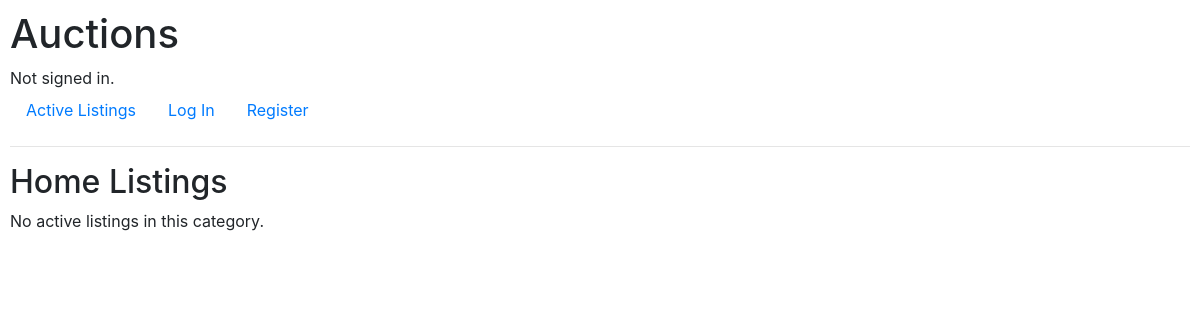
/category/4/, run on an earlier commit of the app's database.
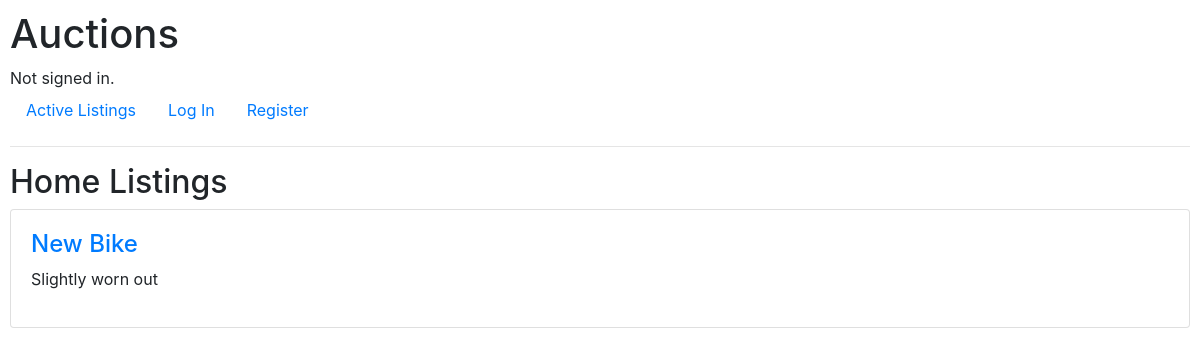
And on a later commit of the database.
### auctions/models.py (models this page shows, shortened)
class Category(models.Model):
    name = models.CharField(max_length=64)

class Listing(models.Model):
    title = models.CharField(max_length=64)
    description = models.TextField()
    starting_bid = models.DecimalField(max_digits=10, decimal_places=2)
    image_url = models.URLField(blank=True, null=True)
    category = models.ForeignKey(Category, on_delete=models.SET_NULL, null=True, blank=True, related_name="listings")
    owner = models.ForeignKey(User, on_delete=models.CASCADE, related_name="owned_listings")
    active = models.BooleanField(default=True)
    winner = models.ForeignKey(User, null=True, blank=True, on_delete=models.SET_NULL, related_name="won_listings")

### auctions/views.py (the view)
# urls.py: path("category/<int:category_id>/", views.category_listings, name="category_listings"),
def category_listings(request, category_id):
    category = get_object_or_404(Category, pk=category_id)
    return render(request, "auctions/category_listings.html", {
        "category": category,
        "listings": category.listings.filter(active=True)
    })

### auctions/templates/auctions/category_listings.html
{% extends "auctions/layout.html" %}
{% block body %}
    <h2>{{ category.name }} Listings</h2>
    {% for listing in listings %}
        <div class="card mb-3">
            <div class="card-body">
                <h4><a href="{% url 'listing' listing.id %}">{{ listing.title }}</a></h4>
                <p>{{ listing.description }}</p>
            </div>
        </div>
    {% empty %}
        <p>No active listings in this category.</p>
    {% endfor %}
{% endblock %}

### auctions/templates/auctions/layout.html (shortened to what this page needs)
{% load static %}
<!DOCTYPE html>
<html lang="en">
    <head>
        <link rel="stylesheet" href="https://stackpath.bootstrapcdn.com/bootstrap/4.4.1/css/bootstrap.min.css">
        <link href="{% static 'auctions/styles.css' %}" rel="stylesheet">
    </head>
    <body>
        <h1>Auctions</h1>
        <div>
            {% if user.is_authenticated %}
                Signed in as <strong>{{ user.username }}</strong>.
            {% else %}
                Not signed in.
            {% endif %}
        </div>
        <ul class="nav">
            <li class="nav-item">
                <a class="nav-link" href="{% url 'index' %}">Active Listings</a>
            </li>
            {% if user.is_authenticated %}
                <li class="nav-item">
                    <a class="nav-link" href="{% url 'categories' %}">Categories</a>
                </li>
                <li class="nav-item">
                    <a class="nav-link" href="{% url 'create' %}">Create Listing</a>
                </li>
                <li class="nav-item">
                    <a class="nav-link" href="{% url 'watchlist' %}">Watchlist</a>
                </li>
                <li class="nav-item">
                    <a class="nav-link" href="{% url 'logout' %}">Log Out</a>
                </li>
            {% else %}
                <li class="nav-item">
                    <a class="nav-link" href="{% url 'login' %}">Log In</a>
                </li>
                <li class="nav-item">
                    <a class="nav-link" href="{% url 'register' %}">Register</a>
                </li>
            {% endif %}
        </ul>
        <hr>
        {% block body %}
        {% endblock %}
    </body>
</html>

### auctions/static/auctions/styles.css (style rules this page uses)
body { padding: 10px; }

What changed in the data, as far as the page shows it:
added Listing: title "New Bike", description "Slightly worn out"
Also different on the page:
text no longer shown: "No active listings in this category."
